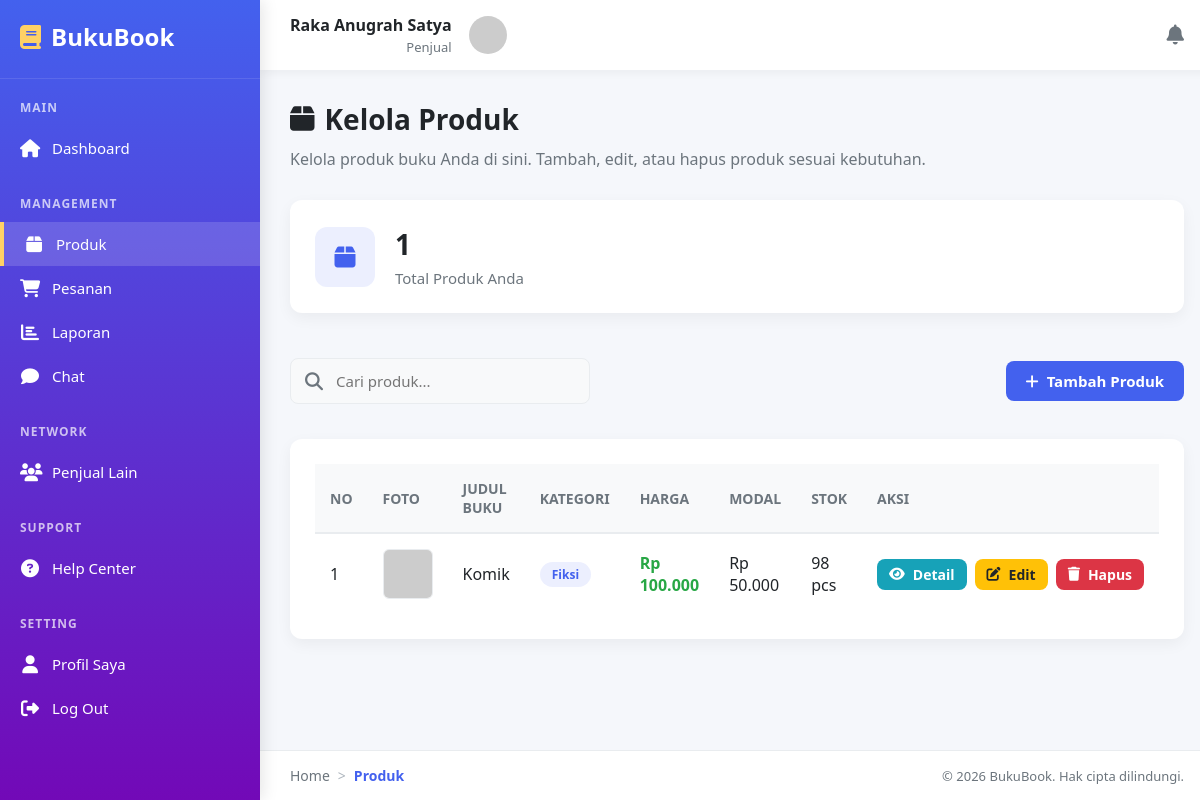
Screenshot of /Publik/Penjual/produk.php (signed in) with the database file from the repository.
### tables this page shows
CREATE TABLE `penjual` (
  `nik_penjual` varchar(100) NOT NULL,
  `nama_penjual` varchar(100) NOT NULL,
  `email_penjual` varchar(100) NOT NULL,
  `password` varchar(100) NOT NULL,
  `alamat_penjual` varchar(100) NOT NULL,
  `no_rekening` varchar(100) DEFAULT NULL,
  `debit` varchar(100) DEFAULT NULL,
  `foto` varchar(100) DEFAULT NULL,
  `status` enum('Online','Offline') DEFAULT NULL,
  `created_at` date DEFAULT NULL
);

CREATE TABLE `produk_buku` (
  `id_buku` int NOT NULL,
  `kategori_buku` varchar(100) NOT NULL,
  `judul_buku` varchar(100) NOT NULL,
  `harga_buku` varchar(100) NOT NULL,
  `modal` varchar(100) DEFAULT NULL,
  `stok` varchar(100) DEFAULT NULL,
  `foto` varchar(100) DEFAULT NULL,
  `status` enum('Aktif','Habis') DEFAULT 'Aktif',
  `email_penjual` varchar(100) NOT NULL,
  `nama_penjual` varchar(100) NOT NULL,
  `created_at` datetime DEFAULT NULL
);

### Publik/Penjual/produk.php (the view, shortened to what this page needs)
<?php
include "../../Src/config.php";
$email_penjual = $_SESSION['email_penjual'];
$data_penjual = $conn->query("SELECT * FROM penjual WHERE email_penjual = '$email_penjual'")->fetch_assoc();
$total_produk = $conn->query("SELECT COUNT(*) as total FROM produk_buku WHERE email_penjual = '$email_penjual'")->fetch_assoc()['total'];
$produk = $conn->query("SELECT * FROM produk_buku WHERE email_penjual = '$email_penjual' ORDER BY created_at DESC");
?>
<!DOCTYPE html>
<html lang="id">
<head>
    <link rel="stylesheet" href="https://cdnjs.cloudflare.com/ajax/libs/font-awesome/6.4.0/css/all.min.css">
</head>
<body>
    <nav class="sidebar">
        <div class="logo-container">
            <div class="logo">
                <i class="fas fa-book"></i>
                <span>BukuBook</span>
            </div>
        </div>
        <div class="nav-section">
            <div class="section-title">MAIN</div>
            <ul class="nav-links">
                <li>
                    <a href="beranda.php" class="nav-item">
                        <i class="fas fa-home"></i>
                        <span class="nav-text">Dashboard</span>
                    </a>
                </li>
            </ul>
        </div>
        <div class="nav-section">
            <div class="section-title">MANAGEMENT</div>
            <ul class="nav-links">
                <li>
                    <a href="produk.php" class="nav-item active">
                        <i class="fas fa-box"></i>
                        <span class="nav-text">Produk</span>
                    </a>
                </li>
                <li>
                <a href="pesanan.php" class="nav-item order-nav">
                        <i class="fas fa-shopping-cart"></i>
                        <span class="nav-text">Pesanan</span>
                    </a>
                </li>
                <li>
                    <a href="laporan.php" class="nav-item">
                        <i class="fas fa-chart-bar"></i>
                        <span class="nav-text">Laporan</span>
                    </a>
                </li>
                <li>
                <a href="room_chat_penjual.php" class="nav-item">
                    <i class="fas fa-comment"></i>
                    <span class="nav-text">Chat</span>
                </a>
                </li>
            </ul>
        </div>
        <div class="nav-section">
            <div class="section-title">NETWORK</div>
            <ul class="nav-links">
                <li>
                    <a href="penjual_lain.php" class="nav-item">
                        <i class="fas fa-users"></i>
                        <span class="nav-text">Penjual Lain</span>
                    </a>
                </li>
            </ul>
        </div>
        <div class="nav-section">
            <div class="section-title">SUPPORT</div>
            <ul class="nav-links">
                <li>
                    <a href="help_center.php" class="nav-item">
                        <i class="fas fa-question-circle"></i>
                        <span class="nav-text">Help Center</span>
                    </a>
                </li>
            </ul>
        </div>
        <div class="nav-section">
            <div class="section-title">SETTING</div>
            <ul class="nav-links">
                <li>
                    <a href="../../Src/profile.php" class="nav-item">
                        <i class="fas fa-user"></i>
                        <span class="nav-text">Profil Saya</span>
                    </a>
                </li>
                <li>
                    <a href="../../Src/logout.php" class="nav-item logout-link" onclick="return confirm('Apakah Anda yakin ingin keluar?')">
                        <i class="fas fa-sign-out-alt"></i>
                        <span class="nav-text">Log Out</span>
                    </a>
                </li>
            </ul>
        </div>
    </nav>
    <div class="main-content">
        <header class="topbar">
        <div class="user-info">
            <div class="user-details">
                <div class="user-name"><?php echo htmlspecialchars($data_penjual['nama_penjual']); ?></div>
                <div class="user-role">Penjual</div>
            </div>
            <?php
            $foto = isset($data_penjual['foto']) ? $data_penjual['foto'] : null;
            $src = $foto ? "../../Src/uploads/$foto" : "https://ui-avatars.com/api/?name=" . urlencode($data_penjual['nama_penjual']) . "&background=4361ee&color=fff&size=120";
            ?>
            <img src="<?php echo $src; ?>"
                alt="Profile"
                class="user-avatar"
                onclick="window.location.href='../../Src/profile.php'">
        </div>
        <div class="topbar-actions">
            <div class="notification-bell" onclick="window.location.href='pesanan.php'" title="Notifikasi Baru">
                <i class="fas fa-bell"></i>
            </div>
        </div>
    </header>
        <main class="content">
            <h1 class="page-title">
                <i class="fas fa-box"></i>Kelola Produk
            </h1>
            <p class="welcome-message">
                Kelola produk buku Anda di sini. Tambah, edit, atau hapus produk sesuai kebutuhan.
            </p>
            <div class="stats-card">
                <div class="stats-icon">
                    <i class="fas fa-box"></i>
                </div>
                <div class="stats-content">
                    <h3><?php echo $total_produk; ?></h3>
                    <p>Total Produk Anda</p>
                </div>
            </div>
            <div class="action-bar">
                <div class="search-box">
                    <i class="fas fa-search"></i>
                    <input type="text" id="searchInput" placeholder="Cari produk...">
                </div>
                <button class="btn btn-primary" onclick="openModal('tambahModal')">
                    <i class="fas fa-plus"></i>Tambah Produk
                </button>
            </div>
            <div class="table-container">
                <?php if ($produk->num_rows > 0): ?>
                    <table class="table" id="produkTable">
                        <thead>
                            <tr>
                                <th>No</th>
                                <th>Foto</th>
                                <th>Judul Buku</th>
                                <th>Kategori</th>
                                <th>Harga</th>
                                <th>Modal</th>
                                <th>Stok</th>
                                <th>Aksi</th>
                            </tr>
                        </thead>
                        <tbody>
                            <?php
                            $no = 1;
                            while ($row = $produk->fetch_assoc()):
                                $foto_src = !empty($row['foto']) ?
                                    "../../Src/uploads/produk/" . $row['foto'] :
                                    "https://via.placeholder.com/50x75/cccccc/666666?text=No+Image";
                            ?>
                                <tr>
                                    <td><?php echo $no++; ?></td>
                                    <td>
                                        <img src="<?php echo $foto_src; ?>"
                                             alt="<?php echo htmlspecialchars($row['judul_buku']); ?>"
                                             class="product-photo"
                                             onerror="this.src='https://via.placeholder.com/50x75/cccccc/666666?text=No+Image'">
                                    </td>
                                    <td>
                                        <div class="product-title"><?php echo htmlspecialchars($row['judul_buku']); ?></div>
                                    </td>
                                    <td>
                                        <span class="product-category"><?php echo htmlspecialchars($row['kategori_buku']); ?></span>
                                    </td>
                                    <td class="product-price">Rp <?php echo number_format($row['harga_buku'], 0, ',', '.'); ?></td>
                                    <td>Rp <?php echo number_format($row['modal'], 0, ',', '.'); ?></td>
                                    <td><?php echo $row['stok']; ?> pcs</td>
                                    <td>
                                        <div class="action-buttons">
                                            <button class="btn btn-info btn-sm" onclick="detailProduk(<?php echo $row['id_buku']; ?>)">
                                                <i class="fas fa-eye"></i>Detail
                                            </button>
                                            <button class="btn btn-warning btn-sm" onclick="editProduk(<?php echo $row['id_buku']; ?>)">
                                                <i class="fas fa-edit"></i>Edit
                                            </button>
                                            <button class="btn btn-danger btn-sm" onclick="confirmDelete(<?php echo $row['id_buku']; ?>)">
                                                <i class="fas fa-trash"></i>Hapus
                                            </button>
                                        </div>
                                    </td>
                                </tr>
                            <?php endwhile; ?>
                        </tbody>
                    </table>
                <?php endif; ?>
            </div>
        </main>
        <footer class="bottombar">
            <div class="breadcrumb">
                <a href="beranda.php" class="breadcrumb-item">Home</a>
                <span class="breadcrumb-separator">></span>
                <span class="breadcrumb-item active">Produk</span>
            </div>
            <div class="copyright">
                &copy; <?php echo date('Y'); ?> BukuBook. Hak cipta dilindungi.
            </div>
        </footer>
    </div>
</body>
</html>

### rows the page displays
penjual: nama_penjual "Raka Anugrah Satya"
produk_buku: judul_buku "Komik", kategori_buku "Fiksi", harga_buku "100.000", modal "50.000", stok "98"

### other values shown
$total_produk "1"
